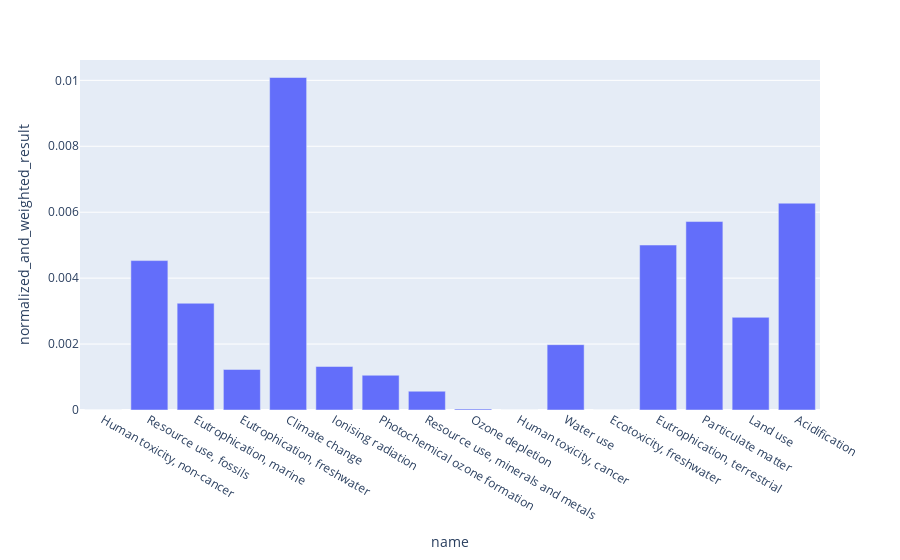
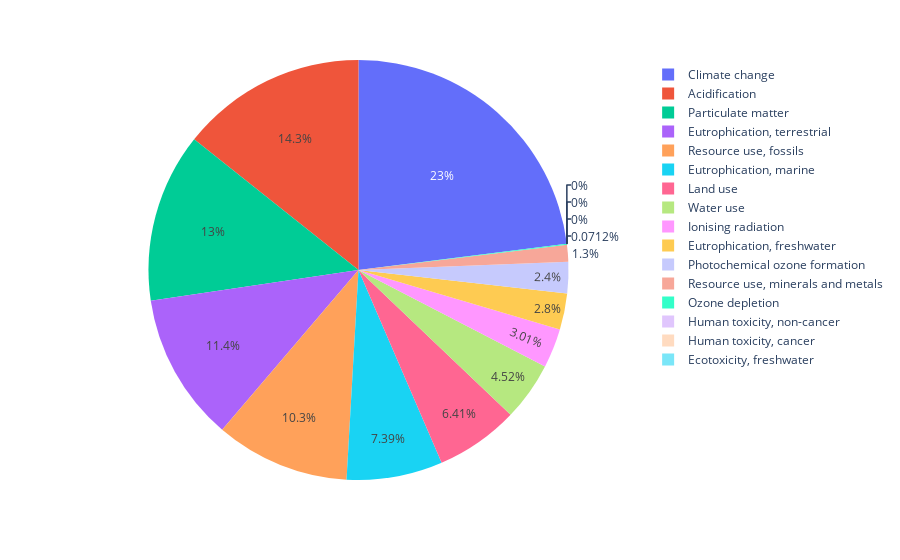

Notebook cell for these charts, in order:
### Code cell
pizza = score_comparison.loc[score_comparison['meal'] == 'Pizza']
pizza.head()

fig = px.bar(pizza, x=pizza.name, y = pizza.normalized_and_weighted_result)
fig.show()

fig2 = px.pie(pizza, values='normalized_and_weighted_result', names = 'name')
fig2.show()

### Figure 1 — Plotly figure (JSON) as saved in the notebook; plotly's stock layout.template omitted (floating-point values rounded to 4 significant figures)
{"data": [{"alignmentgroup": "True", "hovertemplate": "name=%{x}<br>normalized_and_weighted_result=%{y}<extra></extra>", "legendgroup": "", "marker": {"color": "#636efa"}, "name": "", "offsetgroup": "", "orientation": "v", "showlegend": false, "textposition": "auto", "type": "bar", "x": ["Human toxicity, non-cancer", "Resource use, fossils", "Eutrophication, marine", "Eutrophication, freshwater", "Climate change", "Ionising radiation", "Photochemical ozone formation", "Resource use, minerals and metals", "Ozone depletion", "Human toxicity, cancer", "Water use", "Ecotoxicity, freshwater", "Eutrophication, terrestrial", "Particulate matter", "Land use", "Acidification"], "xaxis": "x", "y": [0, 0.004532, 0.003239, 0.00123, 0.01009, 0.00132, 0.001054, 0.0005697, 3.121e-05, 0, 0.001982, 0, 0.005005, 0.005716, 0.002811, 0.006274], "yaxis": "y"}], "layout": {"barmode": "relative", "legend": {"tracegroupgap": 0}, "margin": {"t": 60}, "xaxis": {"anchor": "y", "domain": [0, 1], "title": {"text": "name"}}, "yaxis": {"anchor": "x", "domain": [0, 1], "title": {"text": "normalized_and_weighted_result"}}}}

### Figure 2 — Plotly figure (JSON) as saved in the notebook; plotly's stock layout.template omitted (floating-point values rounded to 4 significant figures)
{"data": [{"domain": {"x": [0, 1], "y": [0, 1]}, "hovertemplate": "name=%{label}<br>normalized_and_weighted_result=%{value}<extra></extra>", "labels": ["Human toxicity, non-cancer", "Resource use, fossils", "Eutrophication, marine", "Eutrophication, freshwater", "Climate change", "Ionising radiation", "Photochemical ozone formation", "Resource use, minerals and metals", "Ozone depletion", "Human toxicity, cancer", "Water use", "Ecotoxicity, freshwater", "Eutrophication, terrestrial", "Particulate matter", "Land use", "Acidification"], "legendgroup": "", "name": "", "showlegend": true, "type": "pie", "values": [0, 0.004532, 0.003239, 0.00123, 0.01009, 0.00132, 0.001054, 0.0005697, 3.121e-05, 0, 0.001982, 0, 0.005005, 0.005716, 0.002811, 0.006274]}], "layout": {"legend": {"tracegroupgap": 0}, "margin": {"t": 60}}}
